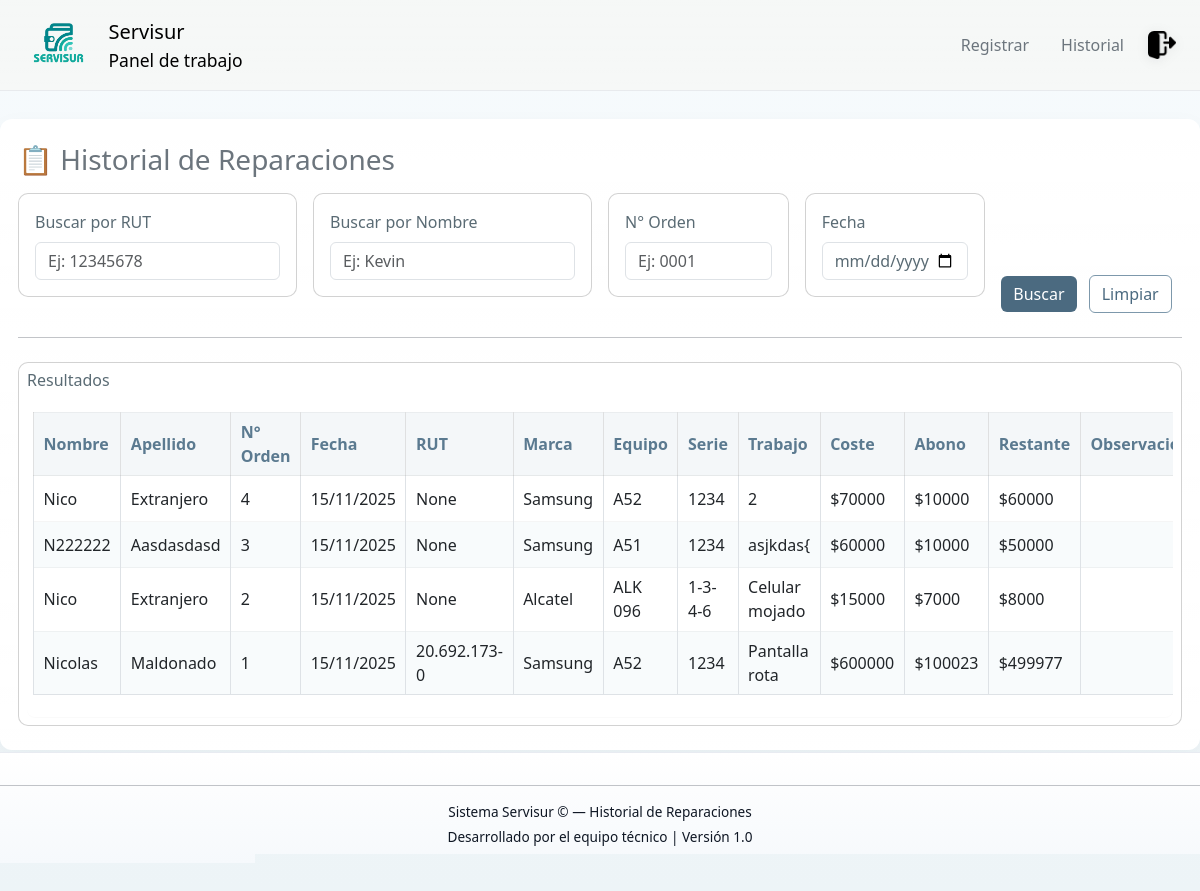
/historial/ (signed in), run on the app's committed database.
### Base_Datos/models.py (models this page shows, shortened)
class Pedido(models.Model):
    ESTADOS = [
        ('REG', 'Registrado'),
        ('PRO', 'En proceso'),
        ('TER', 'Terminado'),
    ]
    N_Orden = models.AutoField(primary_key=True)
    Fecha = models.DateField()
    Coste = models.PositiveIntegerField()
    Abono = models.PositiveIntegerField()
    Restante = models.PositiveIntegerField(editable=False)
    Dispositivo = models.ForeignKey(Dispositivo, on_delete=models.SET_NULL, null=True, related_name="pedidos")
    Activo = models.BooleanField(default=True)
    Estado = models.CharField(max_length=3, choices=ESTADOS, default='REG')
    Observaciones = models.CharField(max_length=50, null=True, blank=True)
    Tipo_de_falla = models.ForeignKey(Tipo_Falla, on_delete=models.SET_NULL, null=True, related_name="pedidos")
    class Meta:
        verbose_name_plural = "Pedidos"

class Cliente(models.Model):
    ORIGEN_CHOICES = [
        ('NAC', 'Nacional'),
        ('EXT', 'Extranjero'),
    ]
    Origen = models.CharField(max_length=3, choices=ORIGEN_CHOICES, default='NAC')
    Nombre = models.CharField(max_length=20)
    Apellido = models.CharField(max_length=20)
    Numero_telefono = models.CharField(max_length=15, null=True, blank=True)
    Rut = models.CharField(max_length=50, null=True, blank=True)
    DocumentoExtranjero = models.CharField(max_length=50, null=True, blank=True)
    Activo = models.BooleanField(default=True)

class Marca(models.Model):
    Marca = models.CharField(max_length=100)
    class Meta:
        constraints = [
            UniqueConstraint(Lower('Marca'), name='unique_marca_ci')
        ]

class Modelo(models.Model):
    Modelo = models.CharField(max_length=50)
    Marca = models.ForeignKey(Marca, on_delete=models.CASCADE, related_name="modelos")
    class Meta:
        verbose_name_plural = "Modelos"
        constraints = [
            UniqueConstraint(Lower('Modelo'), 'Marca', name='unique_modelo_por_marca_ci')
        ]

class Dispositivo(models.Model):
    PATRON_MATRIZ = [
        [1, 2, 3],
        [4, 5, 6],
        [7, 8, 9],
    ]
    METODOS_CHOICES = [
        ('PIN', 'PIN'),
        ('PASS', 'Contraseña'),
        ('PATRON', 'Patrón (matriz 3x3)'),
    ]
    modelo = models.ForeignKey(Modelo, on_delete=models.SET_NULL, null=True, related_name="dispositivos")
    Activo = models.BooleanField(default=True)
    rut = models.ForeignKey(Cliente, on_delete=models.SET_NULL, null=True, related_name="dispositivos")
    Metodo_Bloqueo = models.CharField(max_length=6, choices=METODOS_CHOICES, default='PASS')
    Codigo_Bloqueo = models.CharField(max_length=50, blank=True)
    class Meta:
        verbose_name_plural = "Dispositivos"

class Tipo_Falla(models.Model):
    Falla = models.CharField(max_length=100, unique=True)

### Base_Datos/views.py (the view, shortened to what this page needs)
# urls.py: path('historial/', views.consultar_historial, name='consultar_historial'),
@login_required
def consultar_historial(request):
    rut = request.GET.get('rut', '').strip()
    nombre = request.GET.get('nombre', '').strip()
    orden = request.GET.get('orden', '').strip()
    fecha = request.GET.get('fecha', '').strip()
    qs = Pedido.objects.select_related(
        'Dispositivo__rut',
        'Dispositivo__modelo__Marca',
        'Tipo_de_falla'
    ).filter(Activo=True)
    if rut:
        qs = qs.filter(Dispositivo__rut__Rut__icontains=rut)
    if nombre:
        qs = qs.filter(
            Q(Dispositivo__rut__Nombre__icontains=nombre) |
            Q(Dispositivo__rut__Apellido__icontains=nombre)
        )
    qs = qs.order_by('-Fecha', '-N_Orden')
    reparaciones = []
    for pedido in qs:
        dispositivo = pedido.Dispositivo
        cliente = dispositivo.rut if dispositivo else None
        modelo = dispositivo.modelo if dispositivo else None
        marca = modelo.Marca if modelo and modelo.Marca else None
        tipo_falla = pedido.Tipo_de_falla
        reparaciones.append({
            'orden_id': pedido.N_Orden,
            'numero_orden': pedido.N_Orden,
            'fecha_ingreso': pedido.Fecha,
            'rut': cliente.Rut if cliente else '',
            'nombre': cliente.Nombre if cliente else '',
            'apellido': cliente.Apellido if cliente else '',
            'telefono': cliente.Numero_telefono if cliente else '',
            'marca': marca.Marca if marca else 'Sin marca',
            'equipo': modelo.Modelo if modelo else 'Sin modelo',
            'serie': dispositivo.Codigo_Bloqueo if dispositivo else '',
            'tipo_falla': tipo_falla.Falla if tipo_falla else '',
            'estado': pedido.get_Estado_display(),
            'coste': pedido.Coste,
            'abono': pedido.Abono,
            'restante': pedido.Restante,
            'observaciones': pedido.Observaciones or '',
            'activo': pedido.Activo,
        })
    context = {
        'reparaciones': reparaciones
    }
    return render(request, 'base_datos/Consultar_historial.html', context)

### Base_Datos/templates/base_datos/Consultar_historial.html (shortened to what this page needs)
{% extends "base_datos/base.html" %}
{% load static %}
{% block content %}
<link rel="stylesheet" href="{% static 'css/panel.css' %}" />
<div class="d-flex flex-column min-vh-100 historial-page">
  <div class="container-fluid py-4 historial-panel">
    <h3 class="mb-3 text-secondary">📋 Historial de Reparaciones</h3>
    <form method="get" class="mb-3">
      <div class="row gx-3">
        <div class="col-lg-3">
          <div class="card mb-3 p-3">
            <label for="rut" class="form-label">Buscar por RUT</label>
            <input type="text" name="rut" id="rut" class="form-control" placeholder="Ej: 12345678" value="{{ request.GET.rut|default:'' }}">
          </div>
        </div>
        <div class="col-lg-3">
          <div class="card mb-3 p-3">
            <label for="nombre" class="form-label">Buscar por Nombre</label>
            <input type="text" name="nombre" id="nombre" class="form-control" placeholder="Ej: Kevin" value="{{ request.GET.nombre|default:'' }}">
          </div>
        </div>
        <div class="col-lg-2">
          <div class="card mb-3 p-3">
            <label for="orden" class="form-label">N° Orden</label>
            <input type="text" name="orden" id="orden" class="form-control" placeholder="Ej: 0001" value="{{ request.GET.orden|default:'' }}">
          </div>
        </div>
        <div class="col-lg-2">
          <div class="card mb-3 p-3">
            <label for="fecha" class="form-label">Fecha</label>
            <input type="date" name="fecha" id="fecha" class="form-control" value="{{ request.GET.fecha|default:'' }}">
          </div>
        </div>
        <div class="col-lg-2 d-flex align-items-end">
          <div>
            <button type="submit" class="btn btn-primary">Buscar</button>
            <a href="{% url 'consultar_historial' %}" class="btn btn-outline-secondary ms-2">Limpiar</a>
          </div>
        </div>
      </div>
    </form>
    <hr class="my-4" />
    <div class="card p-2">
      <h6 class="mb-3">Resultados</h6>
      <div class="table-responsive" style="max-width:100vw; overflow-x:auto;">
        <table class="table table-bordered table-sm">
          <thead class="table-light">
            <tr>
              <th>Nombre</th>
              <th>Apellido</th>
              <th>N° Orden</th>
              <th>Fecha</th>
              <th>RUT</th>
              <th>Marca</th>
              <th>Equipo</th>
              <th>Serie</th>
              <th>Trabajo</th>
              <th>Coste</th>
              <th>Abono</th>
              <th>Restante</th>
              <th>Observaciones</th>
            </tr>
          </thead>
          <tbody>
            {% for rep in reparaciones %}
              <tr>
                <td>{{ rep.nombre }}</td>
                <td>{{ rep.apellido }}</td>
                <td>{{ rep.numero_orden }}</td>
                <td>{{ rep.fecha_ingreso|date:"d/m/Y" }}</td>
                <td>{{ rep.rut }}</td>
                <td>{{ rep.marca }}</td>
                <td>{{ rep.equipo }}</td>
                <td>{{ rep.serie }}</td>
                <td>{{ rep.tipo_falla }}</td>
                <td>${{ rep.coste }}</td>
                <td>${{ rep.abono }}</td>
                <td>${{ rep.restante }}</td>
                <td>{{ rep.observaciones }}</td>
              </tr>
            {% empty %}
              <tr>
                <td colspan="15" class="text-muted text-center">No hay reparaciones registradas.</td>
              </tr>
            {% endfor %}
          </tbody>
        </table>
      </div>
    </div>
  </div>
  <footer class="mt-auto text-center small text-muted">
    <hr />
    <p class="mb-1">Sistema Servisur &copy; {{ now|date:"Y" }} — Historial de Reparaciones</p>
    <p class="mb-0">Desarrollado por el equipo técnico | Versión 1.0</p>
  </footer>
</div>
{% endblock %}

### static/css/panel.css (style rules this page uses)
html, body { height: 100%; }
body { display: flex; flex-direction: column; background: linear-gradient(180deg, var(--bg-1), var(--bg-2)); color: #0f1724; font-family: "Segoe UI", sans-serif; margin: 0; padding: 0; -webkit-font-smoothing: antialiased; -moz-osx-font-smoothing: grayscale; }
footer { text-align: center; padding: 1rem 0; font-size: 0.85rem; color: var(--muted); background: linear-gradient(180deg, #ffffff, #f6f9fc); border-top: 1px solid rgba(11, 28, 70, 0.06); }
.card, .info-card, .action-card, .hover-card, .ticket-info { border-radius: 10px; background: linear-gradient(180deg, var(--card-bg-start), var(--card-bg-end)); transition: transform 0.25s ease, box-shadow 0.25s ease, background-color 0.25s ease; -webkit-backface-visibility: hidden; backface-visibility: hidden; }
.text-muted { color: var(--muted) !important; }
.small { font-size: 0.85rem; }
:root { --accent-1: #5b7a90; --accent-2: #f4f7f9; --accent-3: #8aa0b3; --muted-text: #5a6b74; --btn-primary-bg: #4b6a80; --btn-primary-hover: #405a6d; --btn-outline-bg: transparent; --btn-outline-border: #7d98ab; --row-alt: #f8fbfc; }
.table { color: var(--muted-text); background-color: transparent; }
.table thead th { background-color: var(--accent-2); color: var(--accent-1); border-bottom: 1px solid rgba(0,0,0,0.06); font-weight: 600; }
.table tbody tr { background-color: transparent; }
.table tbody tr:nth-child(even) td { background-color: var(--row-alt); }
.table td, .table th { vertical-align: middle; border-top: 1px solid rgba(0,0,0,0.04); }
.table-responsive { border-radius: 8px; overflow: auto; background-color: #ffffff; box-shadow: 0 1px 0 rgba(19,32,38,0.02); padding: 8px; }
.btn-primary { background-color: var(--btn-primary-bg); border-color: transparent; color: #fff; box-shadow: none; transition: background-color .12s ease, transform .06s ease; }
.btn-outline-secondary { background: var(--btn-outline-bg); color: var(--accent-1); border: 1px solid var(--btn-outline-border); }
.table-sm td, .table-sm th { padding: .45rem .6rem; }
.card, .card p, .card .form-control { background-color: #fff; color: var(--muted-text); }
.historial-page { background: linear-gradient(180deg, #f7fbfd 0%, #f1f6f9 55%, #edf4f7 100%); background-attachment: fixed; padding-top: 28px; padding-bottom: 28px; min-height: 100vh; }
.historial-page .historial-panel { background: linear-gradient(180deg, rgba(255,255,255,0.92), rgba(255,255,255,0.98)); border-radius: 12px; box-shadow: 0 8px 24px rgba(30,50,60,0.04); padding: 18px; }
.historial-page .table-responsive { background-color: transparent; padding: 6px; border-radius: 8px; }
.historial-page .table thead th { background-color: #f4f7f9; color: var(--accent-1, #5b7a90); }
.historial-page .card, .historial-page .form-control { background-color: #fff; }
.historial-page footer { margin-top: 18px; }
.table tbody tr:nth-child(even) { background-color: #f9fbfc; }
.btn-primary { background-color: #4b6a80; border: none; }
.btn-outline-secondary { border-color: #7d98ab; color: #4b6a80; }

### data on the page
Pedido: nombre "Nico", apellido "Extranjero", numero_orden "4", fecha_ingreso "15/11/2025", rut "None", marca "Samsung", equipo "A52", serie "1234", tipo_falla "2", coste "70000", abono "10000", restante "60000"
Cliente: nombre "N222222", apellido "Aasdasdasd"
Pedido: fecha_ingreso "15/11/2025"
Marca: marca "Samsung"
Modelo: equipo "A51"
Dispositivo: serie "1234"
Tipo_Falla: tipo_falla "asjkdas{"
Pedido: nombre "Nico", apellido "Extranjero", numero_orden "2", fecha_ingreso "15/11/2025", rut "None", marca "Alcatel", equipo "ALK 096", serie "1-3-4-6", tipo_falla "Celular mojado", coste "15000", abono "7000", restante "8000"
Pedido: nombre "Nicolas", apellido "Maldonado", numero_orden "1", fecha_ingreso "15/11/2025", rut "20.692.173-0", marca "Samsung", equipo "A52", serie "1234", tipo_falla "Pantalla rota", coste "600000", abono "100023", restante "499977"

### other printed values
{{ rep.numero_orden }} "3"
{{ rep.rut }} "None"
{{ rep.coste }} "60000"
{{ rep.abono }} "10000"
{{ rep.restante }} "50000"
